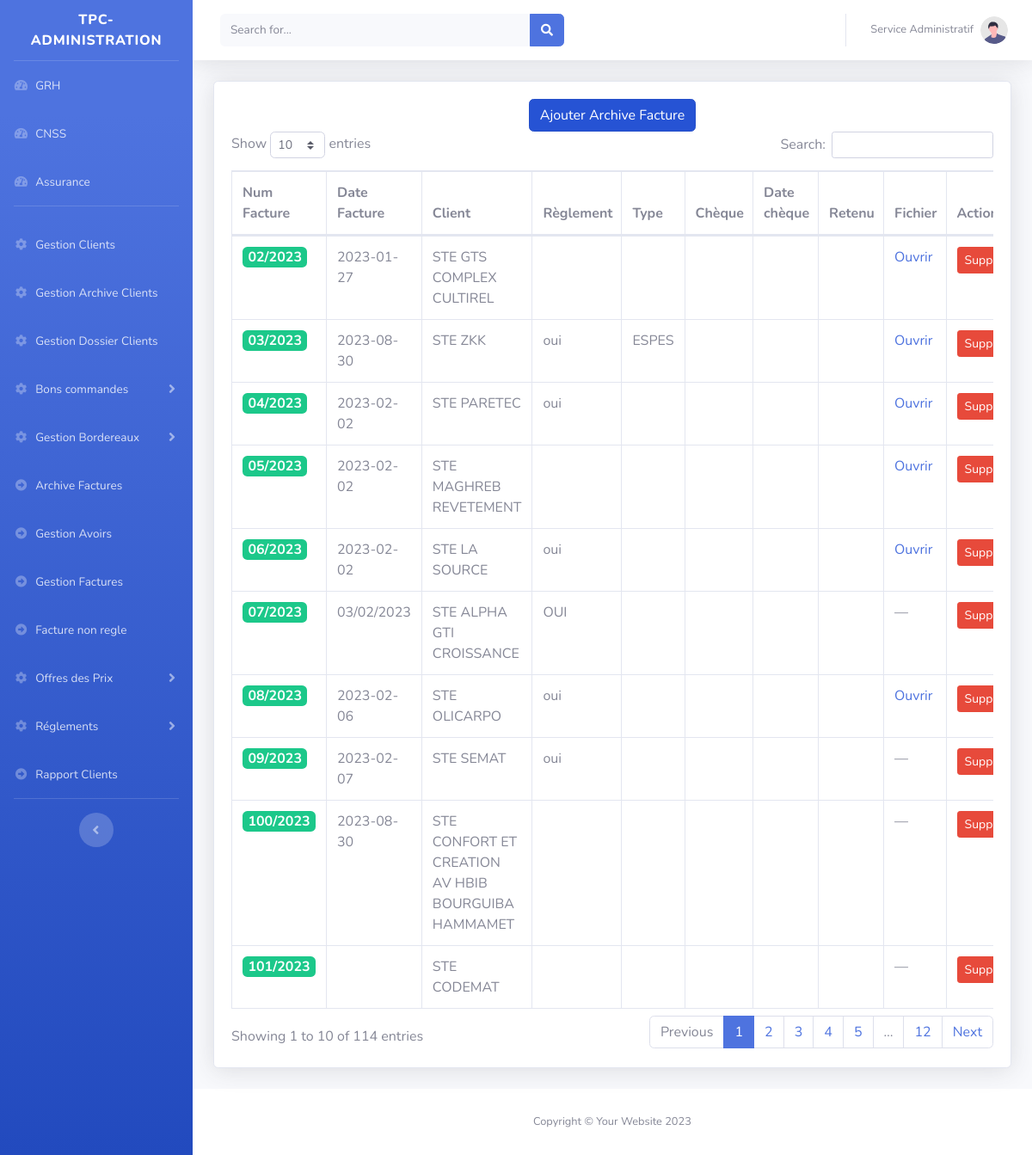
Screenshot of /tpc/main.php?ArchivesFacture&Afficher with the database file from the repository.
### tables this page shows
CREATE TABLE `archivefacture` (
  `id` int(11) NOT NULL AUTO_INCREMENT,
  `num_fact` varchar(32) NOT NULL,
  `client` int(11) DEFAULT NULL,
  `date` text DEFAULT NULL,
  `joindre` varchar(250) NOT NULL,
  `reglement` varchar(250) DEFAULT NULL,
  `typeReglement` varchar(250) DEFAULT NULL,
  `numcheque` varchar(250) DEFAULT NULL,
  `datecheque` varchar(250) DEFAULT NULL,
  `retenu` varchar(250) DEFAULT NULL,
  `Projets` text NOT NULL,
  PRIMARY KEY (`id`),
  KEY `client` (`client`),
  KEY `num_fact` (`num_fact`),
  KEY `idx_archivefacture_num_fact` (`num_fact`),
  CONSTRAINT `archivefacture_ibfk_1` FOREIGN KEY (`client`) REFERENCES `clients` (`id`) ON DELETE CASCADE ON UPDATE CASCADE
);

CREATE TABLE `clients` (
  `id` int(11) NOT NULL AUTO_INCREMENT,
  `type_client` varchar(200) DEFAULT NULL,
  `convention` varchar(100) DEFAULT NULL,
  `pieceConvention` varchar(250) DEFAULT NULL,
  `nom_client` varchar(200) DEFAULT NULL,
  `code_client` varchar(11) DEFAULT NULL,
  `adresse` text DEFAULT NULL,
  `matriculeFiscale` varchar(100) DEFAULT NULL,
  `exonoration` varchar(100) DEFAULT NULL,
  `pieceExonoration` varchar(200) DEFAULT NULL,
  `tel` varchar(200) DEFAULT NULL,
  `email` varchar(200) DEFAULT NULL,
  `numexonoration` varchar(250) DEFAULT NULL,
  `ValiditeExonoration` varchar(250) DEFAULT NULL,
  PRIMARY KEY (`id`),
  KEY `matriculeFiscale` (`matriculeFiscale`),
  KEY `clent` (`nom_client`(191))
);

### htdocs/tpc/class/connexion.db.php (called while the page is built)
<?php
function connexion(): PDO {
    $host = getenv('DB_HOST') ?: '127.0.0.1';
    $port = getenv('DB_PORT') ?: 3306;
    $db   = getenv('DB_NAME') ?: 'tpc';
    $user = getenv('DB_USER') ?: 'root';
    $pass = getenv('DB_PASSWORD') !== false ? getenv('DB_PASSWORD') : '';
    $dsn = "mysql:host=$host;port=$port;dbname=$db;charset=utf8mb4";
    $opts = [
        PDO::ATTR_ERRMODE            => PDO::ERRMODE_EXCEPTION,
        PDO::ATTR_DEFAULT_FETCH_MODE => PDO::FETCH_ASSOC,
        PDO::ATTR_EMULATE_PREPARES   => false,
    ];
    return new PDO($dsn, $user, $pass, $opts);
}

### htdocs/tpc/class/Factures.class.php (called while the page is built, shortened)
<?php
include_once 'connexion.db.php';
class Factures {
    private $cnx;
    public function __construct() { $this->cnx = connexion(); }
    public function AfficherFacturesArchives() {
        $sql = "
            SELECT af.*, clt.nom_client
            FROM archivefacture AS af
            JOIN clients AS clt ON af.client = clt.id
            ORDER BY af.date DESC
        ";
        $req = $this->cnx->query($sql);
        return $req->fetchAll();
    }
}

### htdocs/tpc/pages/Factures/Archive/Afficher.php (the view, shortened to what this page needs)
<?php
if (!isset($facture) || !is_object($facture) || !($facture instanceof $FactureClass)) { $facture = new $FactureClass(); }
$factures = $facture->AfficherFacturesArchives();
?>
<div class="card shadow mb-4">
  <div class="col-12 text-center">
    <a href="?ArchivesFacture&Add" class="btn btn-primary active" style="position:relative; top:20px;">
      Ajouter Archive Facture
    </a>
  </div>
  <div class="card-body">
    <div class="table-responsive">
      <table class="table table-bordered" id="dataTable" width="100%" cellspacing="0">
        <thead>
          <tr>
            <th>Num Facture</th>
            <th>Date Facture</th>
            <th>Client</th>
            <th>Règlement</th>
            <th>Type</th>
            <th>Chèque</th>
            <th>Date chèque</th>
            <th>Retenu</th>
            <th>Fichier</th>
            <th>Actions</th>
          </tr>
        </thead>
        <tbody>
        <?php if (!empty($factures)): ?>
          <?php foreach ($factures as $key): ?>
            <tr>
              <td><span class="badge badge-success" style="font-size:100%;"><?= htmlspecialchars($key['num_fact'] ?? '') ?></span></td>
              <td><?= htmlspecialchars($key['date'] ?? '') ?></td>
              <td><?= htmlspecialchars($key['nom_client'] ?? '') ?></td>
              <td><?= htmlspecialchars($key['reglement'] ?? '') ?></td>
              <td><?= htmlspecialchars($key['typeReglement'] ?? '') ?></td>
              <td><?= htmlspecialchars($key['numcheque'] ?? '') ?></td>
              <td><?= htmlspecialchars($key['datecheque'] ?? '') ?></td>
              <td><?= htmlspecialchars($key['retenu'] ?? '') ?></td>
              <td>
                <?php
                  $filename = isset($key['joindre']) ? trim((string)$key['joindre']) : '';
                  if ($filename !== ''):
                ?>
                  <a href="pages/Factures/Factures_Archive/<?= rawurlencode($filename) ?>" target="_blank">Ouvrir</a>
                <?php else: ?>
                  —
                <?php endif; ?>
              </td>
              <td style="white-space:nowrap;">
                <a href="?ArchivesFacture&Afficher&deleteFacture=<?= urlencode($key['num_fact']) ?>"
                   class="btn btn-sm btn-danger"
                   onclick="return confirm('Supprimer l\\'archive N° <?= htmlspecialchars($key['num_fact']) ?> ?');">
                  Supprimer
                </a>
              </td>
            </tr>
          <?php endforeach; ?>
        <?php endif; ?>
        </tbody>
      </table>
    </div>
  </div>
</div>

### rows the page displays
archivefacture: num_fact "03/2023", date "2023-08-30", client.nom_client "STE ZKK", reglement "oui", typeReglement "ESPES"
archivefacture: num_fact "100/2023", date "2023-08-30", client.nom_client "STE CONFORT ET CREATION AV HBIB BOURGUIBA HAMMAMET"
archivefacture: num_fact "09/2023", date "2023-02-07", client.nom_client "STE SEMAT", reglement "oui"
archivefacture: num_fact "08/2023", date "2023-02-06", client.nom_client "STE OLICARPO", reglement "oui"
archivefacture: num_fact "04/2023", date "2023-02-02", client.nom_client "STE PARETEC", reglement "oui"
archivefacture: num_fact "05/2023", date "2023-02-02", client.nom_client "STE MAGHREB REVETEMENT"
archivefacture: num_fact "06/2023", date "2023-02-02", client.nom_client "STE LA SOURCE", reglement "oui"
archivefacture: num_fact "02/2023", date "2023-01-27", client.nom_client "STE GTS COMPLEX CULTIREL"
archivefacture: num_fact "07/2023", date "03/02/2023", client.nom_client "STE ALPHA GTI CROISSANCE", reglement "OUI"
archivefacture: num_fact "101/2023", client.nom_client "STE CODEMAT"
